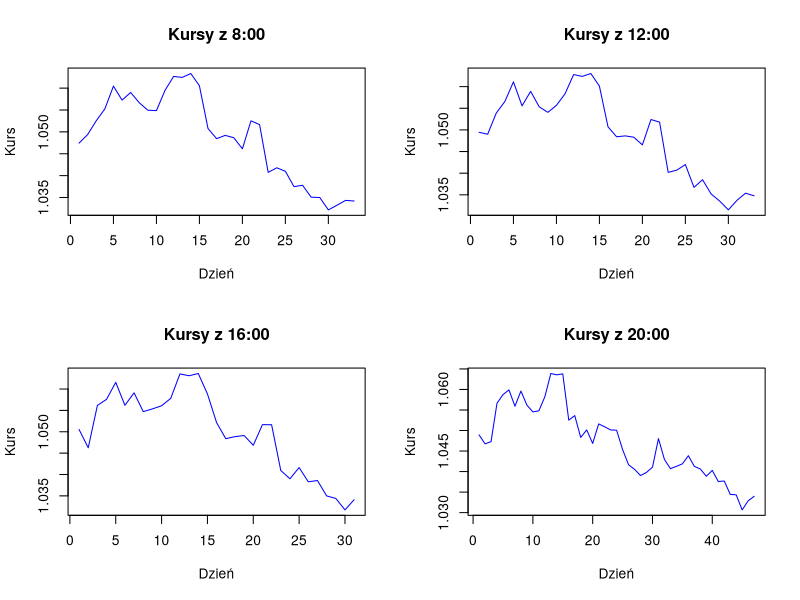
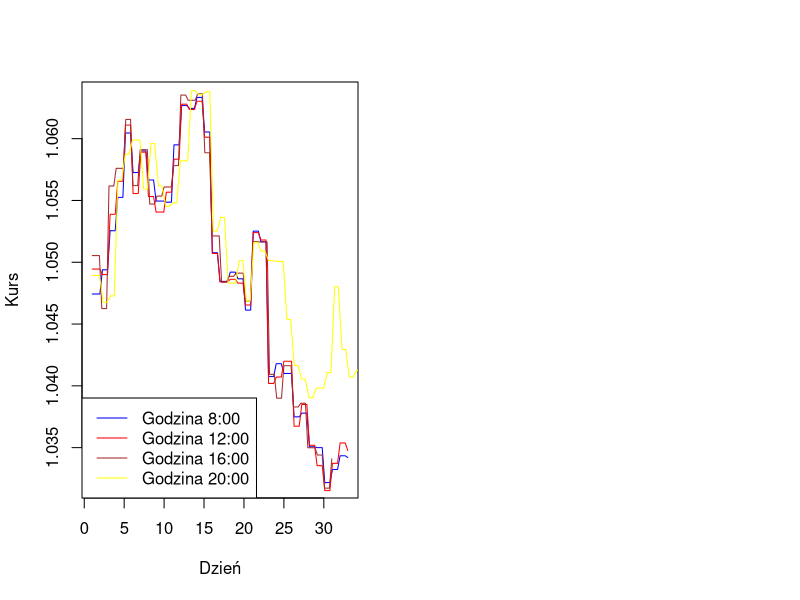

R code for these plots, in order:
## ---- chunk 1
knitr::opts_chunk$set(echo = TRUE)
## ---- chunk 2
knitr::opts_chunk$set(echo = TRUE)
## ---- chunk 3
dane <- read.csv2(file = 'DaneN.csv', header = TRUE)
godz_8 <- dane[dane$godzina == 80000, ]
godz_12 <- dane[dane$godzina == 120000, ]
godz_16 <- dane[dane$godzina == 160000, ]
godz_20 <- dane[dane$godzina == 200000, ]
## ---- chunk 4
head(godz_8)
head(godz_12)
head(godz_20)
## ---- chunk 5
par(mfrow = c(2, 2), pty= "m")
plot(1:length(godz_8$data), godz_8$zamkniecie, type = "l", main = "Kursy z 8:00", xlab = "Dzień", ylab = "Kurs", col="blue")
plot(1:length(godz_12$data), godz_12$zamkniecie, type = "l", main = "Kursy z 12:00", xlab = "Dzień", ylab = "Kurs", col="blue")
plot(1:length(godz_16$data), godz_16$zamkniecie, type = "l", main = "Kursy z 16:00", xlab = "Dzień", ylab = "Kurs", col="blue")
plot(1:length(godz_20$data), godz_20$zamkniecie, type = "l", main = "Kursy z 20:00", xlab = "Dzień", ylab = "Kurs", col="blue")
par(mfrow = c(1, 2))

## ---- chunk 6
curve(godz_8$zamkniecie[x], from = 1, to = length(godz_8$data), type = "l", xlab = "Dzień", ylab = "Kurs", col = "blue")
curve(godz_12$zamkniecie[x], from = 1, to = length(godz_12$data), add = TRUE, type = "l", xlab = "Dzień", ylab = "Kurs", col = "red")
curve(godz_16$zamkniecie[x], from = 1, to = length(godz_16$data), add = TRUE, type = "l", xlab = "Dzień", ylab = "Kurs", col = "brown")
curve(godz_20$zamkniecie[x], from = 1, to = length(godz_20$data), add = TRUE, type = "l", xlab = "Dzień", ylab = "Kurs", col = "yellow")
legend("bottomleft", legend = c("Godzina 8:00", "Godzina 12:00", "Godzina 16:00", "Godzina 20:00"), col = c("blue", "red", "brown", "yellow"), lwd = 1)
